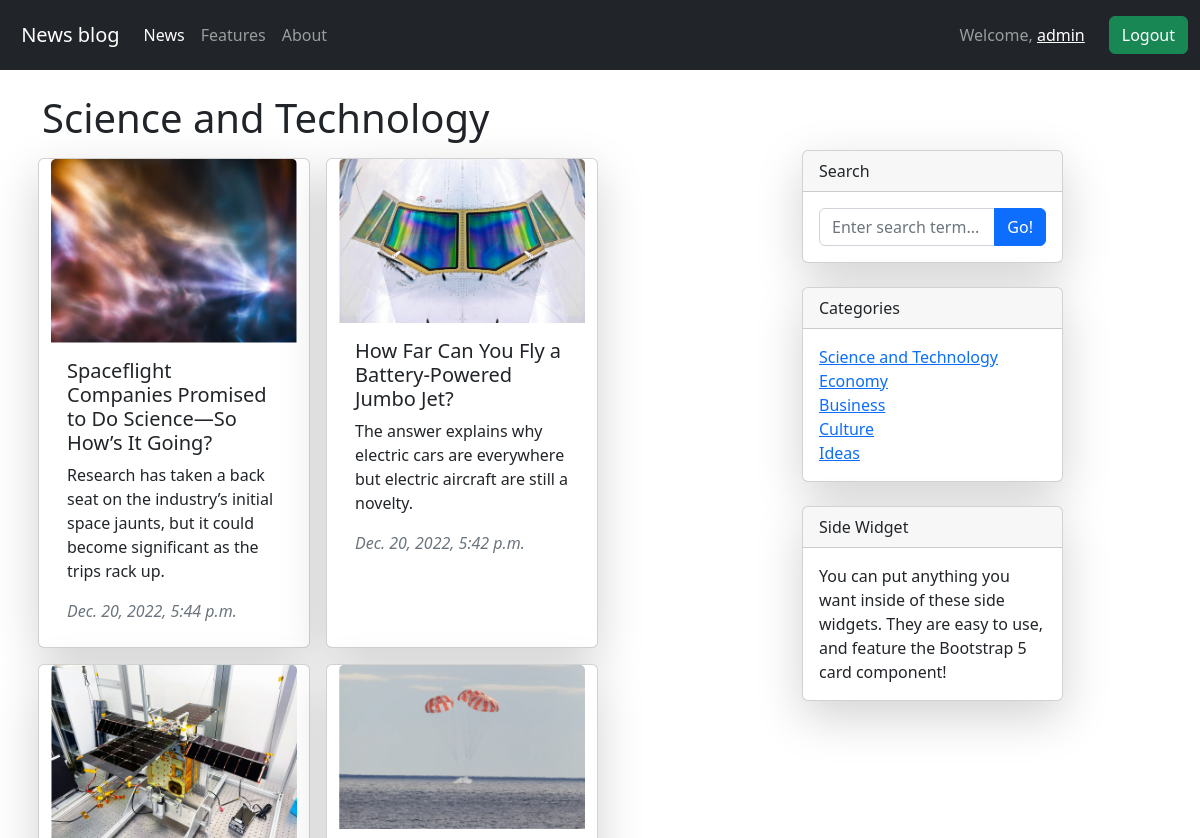
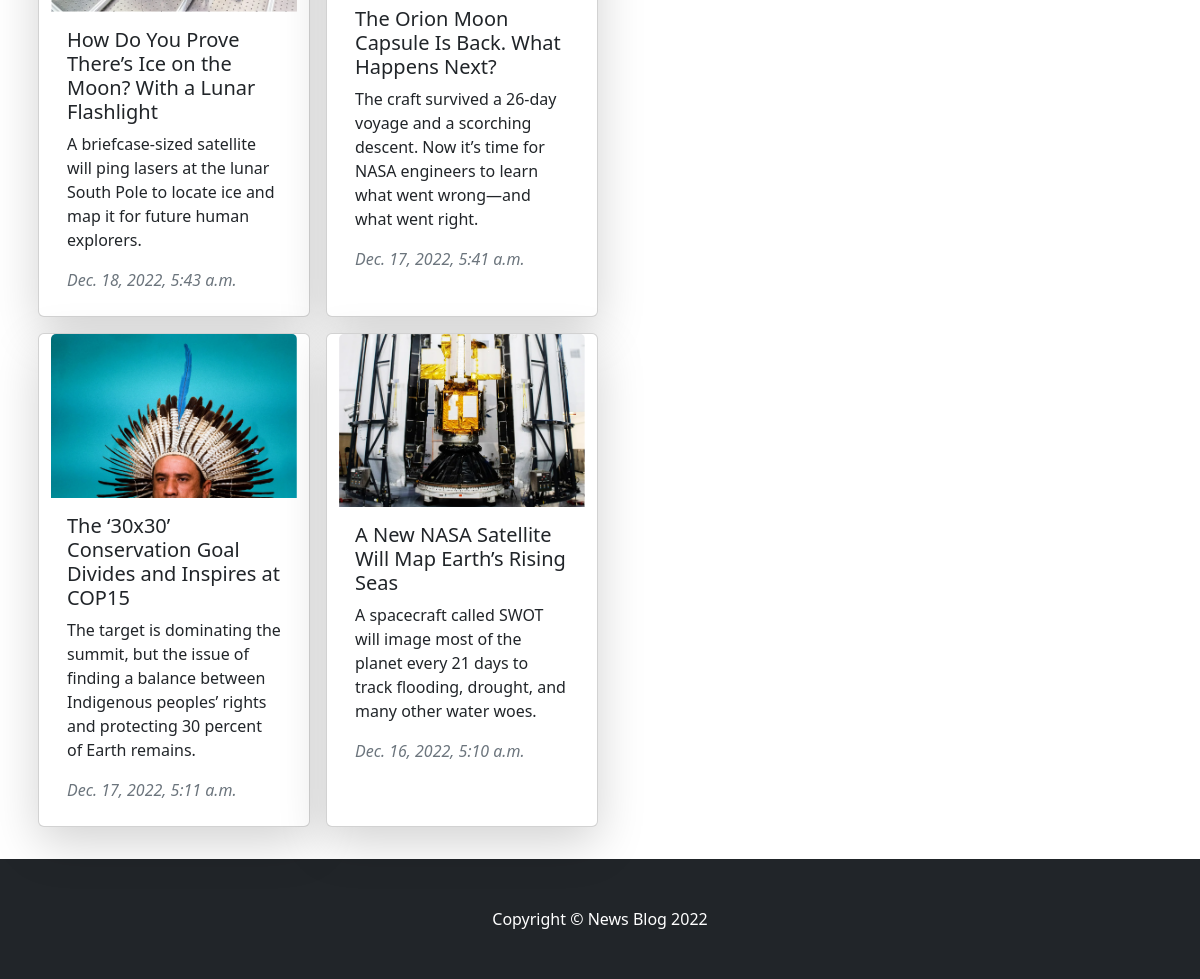
The page /news/1/ (signed in) on the database its author committed (2 pictures, top to bottom).
### news/models.py (models this page shows, shortened)
class Category(models.Model):
    name = models.CharField(max_length=32)
    class Meta:
        verbose_name_plural = 'Category'
    def __str__(self):
        return self.name

class News(models.Model):
    category = models.ForeignKey(Category, on_delete=models.CASCADE, blank=True)
    title = models.CharField(max_length=100)
    description = models.CharField(max_length=150)
    image = models.ImageField(upload_to='news/images/')
    article = models.TextField()
    date = models.DateTimeField(auto_now=True)
    class Meta:
        verbose_name_plural = 'News'

### news/views.py (the view)
# urls.py: 2. Add a URL to urlpatterns:  path('', views.home, name='home')
def home(request, pk=0):
    categories = Category.objects.all()
    news = News.objects.filter(category_id=pk).order_by('-date') if pk else News.objects.all().order_by('-date')
    context = {'page_name': categories[pk - 1].name if pk else 'News', 'news': news,
               'categories': categories, 'error': 'There is no news on this topic.'}
    return render(request, template_name='home.html', context=context)

### news/templates/home.html
{% extends 'base.html' %}
{% block content %}
<div class="container mt-4 mb-4">
    <h1>{{ page_name }}</h1>
    <div class="row">
        <div class="col-lg-8">
            <div class="row">
                {% if news %}
                {% for n in news %}
                <div class="card m-2 shadow-lg" style="width: 17rem; cursor:pointer;"
                     onclick="window.location='{% url 'article' n.id  %}'">
                    <img src="{{ n.image.url }}" class="card-img-top" alt="...">
                    <div class="card-body">
                        <h5 class="card-title">{{ n.title }}</h5>
                        <p class="card-text">{{ n.description }}</p>
                        <div class="text-muted fst-italic mb-2">{{ n.date }}</div>
                    </div>
                </div>
                {% endfor %}
                {% else %}
                <h3>{{ error }}</h3>
                {% endif %}
            </div>
        </div>
        <div class="col-lg-3">
            <div class="card mb-4 shadow-lg">
                <div class="card-header">Search</div>
                <div class="card-body">
                    <div class="input-group">
                        <input class="form-control" type="text" placeholder="Enter search term..."
                               aria-label="Enter search term..." aria-describedby="button-search">
                        <button class="btn btn-primary" id="button-search" type="button">Go!</button>
                    </div>
                </div>
            </div>
            <div class="card mb-4 shadow-lg">
                <div class="card-header">Categories</div>
                <div class="card-body">
                    <div class="row">
                        <div class="col">
                            <ul class="list-unstyled mb-0">
                                {% if categories %}
                                {% for cat in categories %}
                                <li><a href="{% url 'news' cat.id %}">{{ cat }}</a></li>
                                {% endfor %}
                                {% else %}
                                <li>Categories not yet</li>
                                {% endif %}
                            </ul>
                        </div>
                    </div>
                </div>
            </div>
            <div class="card mb-4 shadow-lg">
                <div class="card-header">Side Widget</div>
                <div class="card-body">You can put anything you want inside of these side widgets. They are easy to use,
                    and feature the Bootstrap 5 card component!
                </div>
            </div>
        </div>
    </div>
</div>
{% endblock %}

### templates/base.html (shortened to what this page needs)
<!DOCTYPE html>
<html lang="en">
<head>
    <link href="https://cdn.jsdelivr.net/npm/bootstrap@5.2.3/dist/css/bootstrap.min.css" rel="stylesheet"
>
</head>
<body>
<nav class="navbar navbar-expand-lg navbar-dark bg-dark">
    <div class="container-fluid">
        <a class="navbar-brand" href="{% url 'home' %}">News blog</a>
        <div class="collapse navbar-collapse" id="navbarText">
            <ul class="navbar-nav me-auto mb-2 mb-lg-0">
                <li class="nav-item">
                    <a class="nav-link active" aria-current="page" href="{% url 'home' %}">News</a>
                </li>
                <li class="nav-item">
                    <a class="nav-link" href="#">Features</a>
                </li>
                <li class="nav-item">
                    <a class="nav-link" href="#">About</a>
                </li>
            </ul>
            {% if user.is_authenticated %}
            <span class="navbar-text">
                Welcome, <a href="#">{{ user.username }}</a>
            </span>
            <span class="navbar-text">
                <form action="{% url 'logout' %}" method="POST">
                    <button type="submit" class="btn btn-success ms-4">Logout</button>
                </form>
            </span>
            {% endif %}
        </div>
    </div>
</nav>
{% block content %} {% endblock %}
<footer class="py-5 bg-dark">
    <div class="container"><p class="m-0 text-center text-white">Copyright &copy; News Blog 2022</p></div>
</footer>
</body>
</html>

### rows shown on the page
Category: name "Science and Technology"
News: image (picture), title "Spaceflight Companies Promised to Do Science—So How’s It Going?", description "Research has taken a back seat on the industry’s initial space jaunts, but it could become significant as the trips rack up.", date "Dec. 20, 2022, 5:44 p.m."
News: image (picture), title "How Far Can You Fly a Battery-Powered Jumbo Jet?", description "The answer explains why electric cars are everywhere but electric aircraft are still a novelty.", date "Dec. 20, 2022, 5:42 p.m."
News: image (picture), title "How Do You Prove There’s Ice on the Moon? With a Lunar Flashlight", description "A briefcase-sized satellite will ping lasers at the lunar South Pole to locate ice and map it for future human explorers.", date "Dec. 18, 2022, 5:43 a.m."
News: image (picture), title "The Orion Moon Capsule Is Back. What Happens Next?", description "The craft survived a 26-day voyage and a scorching descent. Now it’s time for NASA engineers to learn what went wrong—and what went right.", date "Dec. 17, 2022, 5:41 a.m."
News: image (picture), title "The ‘30x30’ Conservation Goal Divides and Inspires at COP15", description "The target is dominating the summit, but the issue of finding a balance between Indigenous peoples’ rights and protecting 30 percent of Earth remains.", date "Dec. 17, 2022, 5:11 a.m."
News: image (picture), title "A New NASA Satellite Will Map Earth’s Rising Seas", description "A spacecraft called SWOT will image most of the planet every 21 days to track flooding, drought, and many other water woes.", date "Dec. 16, 2022, 5:10 a.m."
Category: name "Economy"
Category: name "Business"
Category: name "Culture"
Category: name "Ideas"

### other values the page prints
{{ user.username }} "admin"
